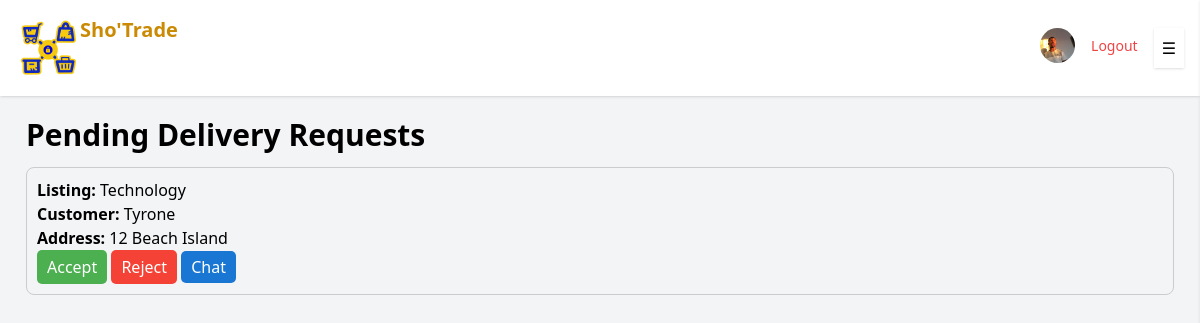
Page /dashboards/driver/driver_dashboard.php (signed in) on the committed database.
### tables this page shows
CREATE TABLE `users` (
  `id` int(11) NOT NULL,
  `role` varchar(255) NOT NULL,
  `name` varchar(255) NOT NULL,
  `surname` varchar(255) NOT NULL,
  `email` varchar(255) NOT NULL,
  `password` varchar(255) NOT NULL,
  `created_at` timestamp NOT NULL DEFAULT current_timestamp(),
  `address` varchar(255) DEFAULT NULL,
  `profile_image` varchar(255) DEFAULT 'default.png'
);

CREATE TABLE `delivery_requests` (
  `id` int(11) NOT NULL,
  `user_id` int(11) DEFAULT NULL,
  `listing_id` int(11) DEFAULT NULL,
  `status` varchar(20) DEFAULT NULL,
  `created_at` timestamp NOT NULL DEFAULT current_timestamp(),
  `driver_id` int(11) DEFAULT NULL
);

CREATE TABLE `listings` (
  `id` int(11) NOT NULL,
  `user_id` int(11) NOT NULL,
  `title` varchar(255) NOT NULL,
  `description` text NOT NULL,
  `price` decimal(10,2) NOT NULL,
  `image` varchar(255) NOT NULL,
  `created_at` datetime NOT NULL DEFAULT current_timestamp()
);

### dashboards/driver/driver_dashboard.php (the view, shortened to what this page needs)
<!DOCTYPE html>
<html lang="en" class="h-full">
<head>
  <script src="https://cdn.tailwindcss.com"></script>
</head>
<?php
require_once '../../includes/db.php';
$stmt = $conn->prepare("SELECT dr.id, l.title, u.name, u.address
                        FROM delivery_requests dr
                        JOIN listings l ON dr.listing_id = l.id
                        JOIN users u ON dr.user_id = u.id
                        WHERE dr.status = 'pending'
                        ORDER BY dr.created_at DESC");
$stmt->execute();
$result = $stmt->get_result();
?>
<body class="min-h-screen bg-gray-100 flex flex-col md:flex-row">
<div class="flex-1 flex flex-col">
<?php include('header_driver.php'); ?>
  <main id="mainContent" class="transition-all duration-300 p-4">
<h2 style="font-weight: bold; font-size: 30px; padding-left:10px;">Pending Delivery Requests</h2>
  <?php while ($row = $result->fetch_assoc()): ?>
    <div style="border:1px solid #ccc; margin:10px; padding:10px; border-radius:8px;">
      <strong>Listing:</strong> <?= htmlspecialchars($row['title']) ?><br>
      <strong>Customer:</strong> <?= htmlspecialchars($row['name']) ?><br>
      <strong>Address:</strong> <?= htmlspecialchars($row['address']) ?><br>
      <form method="POST" action="accept_delivery.php" style="display:inline;">
      <button type="submit" style="background:#4CAF50; color:white; padding:5px 10px; border:none; border-radius:5px;">Accept</button>
    </form>
    <form method="POST" action="reject_delivery.php" style="display:inline;">
      <button type="submit" style="background:#f44336; color:white; padding:5px 10px; border:none; border-radius:5px;">Reject</button>
    </form>
<a href="messages.php?user=<?= $row['id'] ?>" style="background:#1976D2; color:white; padding:5px 10px; border-radius:5px; text-decoration:none;">Chat</a>
    </div>
  <?php endwhile; ?>
  </main>
</div>
</body>
</html>

### dashboards/driver/header_driver.php (shortened to what this page needs)
<?php
require_once '../../includes/db.php';
$userId = $_SESSION['user_id'];
$stmt = $conn->prepare("SELECT profile_image FROM users WHERE id=?");
$stmt->bind_param("i", $userId);
$stmt->execute();
$image = $stmt->get_result()->fetch_assoc()['profile_image'];
?>
<header class="bg-white shadow p-4 flex justify-between items-center">
  <div>
  <img src = "/ShoTrade/assets/images/Sho'Trade Icon.png" class = "w-16 h-16 float-left">
  <span class="text-xl font-bold text-yellow-600 float-right">Sho'Trade</span>
    </div>
  <div class="flex gap-4">
  <a href="profile.php" class ="py-0"><img src="../../uploads/<?= htmlspecialchars($image) ?>" alt="Profile" style="width:35px; height:35px; border-radius:50%; object-fit:cover;"></a>
    <a href="../../logout.php" class="text-red-500 hover:text-red-700 text-sm py-2">Logout</a>
    <button id="openSidebarBtn" onclick="openSidebar()" class="hidden md:block bg-white p-2 shadow z-50">
          ☰
      </button>
  </div>
  <script src="https://cdn.tailwindcss.com"></script>
</header>

### rows in the picture
users: profile_image (picture)
delivery_requests: listing.title "Technology", user.name "Tyrone", user.address "12 Beach Island"
